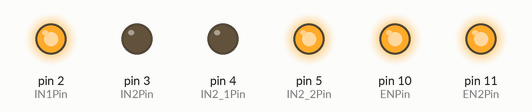
The sketch below on a simulated Arduino Uno, built with avr-gcc and run on an emulated ATmega328P. Parts: output pins drawn as LEDs (lit = HIGH).

Above: at 2.5 s.
At 7.5 s:
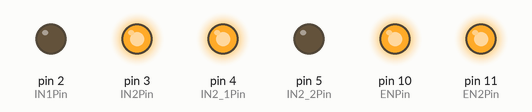
At 12.5 s:
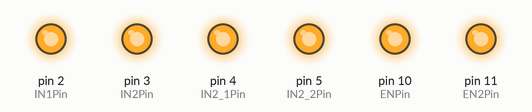
Timing chart, 0 to 19.5 s (numbered marks = the images above):
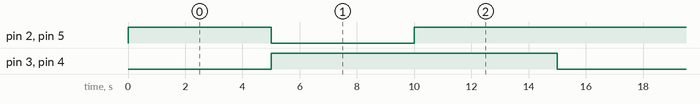

Measured:
- by itself, pin 2 (IN1Pin), pin 5 (IN2_2Pin): repeats every 15.0 s: LOW 5.0 s, HIGH 10.0 s
- by itself, pin 3 (IN2Pin), pin 4 (IN2_1Pin): alternates HIGH for 10.0 s and LOW for 5.0 s
- by itself, everything shown: repeats every 15.0 s, in 3 steps

The sketch:

moter_front_back.ino
```cpp
int IN1Pin = 2;
int IN2Pin = 3;

int IN2_1Pin = 4;
int IN2_2Pin = 5;

// 5번핀은 모터의 힘을 설정해주는 핀
int ENPin = 10;
int EN2Pin = 11;

void setup() {
  pinMode(IN1Pin, OUTPUT);
  pinMode(IN2Pin, OUTPUT); // 3, 4번 제어핀들은 핀모드를 출력은로 설정
  analogWrite(ENPin, 255);

  pinMode(IN2_1Pin, OUTPUT);
  pinMode(IN2_2Pin, OUTPUT); // 3, 4번 제어핀들은 핀모드를 출력은로 설정
  analogWrite(EN2Pin, 255); //5번 핀에 255의 최대 힘을 설정한다.
}

void loop() {
  //Go : 핀 3, 핀 4 에 신호를 다르게 하면 전진
  digitalWrite(IN1Pin, HIGH);
  digitalWrite(IN2Pin, LOW);

  digitalWrite(IN2_1Pin, LOW);
  digitalWrite(IN2_2Pin, HIGH);
  delay(5000);//5sec

  //Back : 핀 3, 핀 4 에 신호를 다르게 하면 후진
  digitalWrite(IN1Pin, LOW);
  digitalWrite(IN2Pin, HIGH);

    digitalWrite(IN2_1Pin, HIGH);
  digitalWrite(IN2_2Pin, LOW);
  delay(5000);//5sec

  //Brake (Stop) 핀 3, 4에 똑같이 High를 주거나 Low을 주면 은 멈춘다.
  digitalWrite(IN1Pin, HIGH);
  digitalWrite(IN2Pin, HIGH);

    digitalWrite(IN2_1Pin, HIGH);
  digitalWrite(IN2_2Pin, HIGH);
  delay(5000);//1sec
}
```
